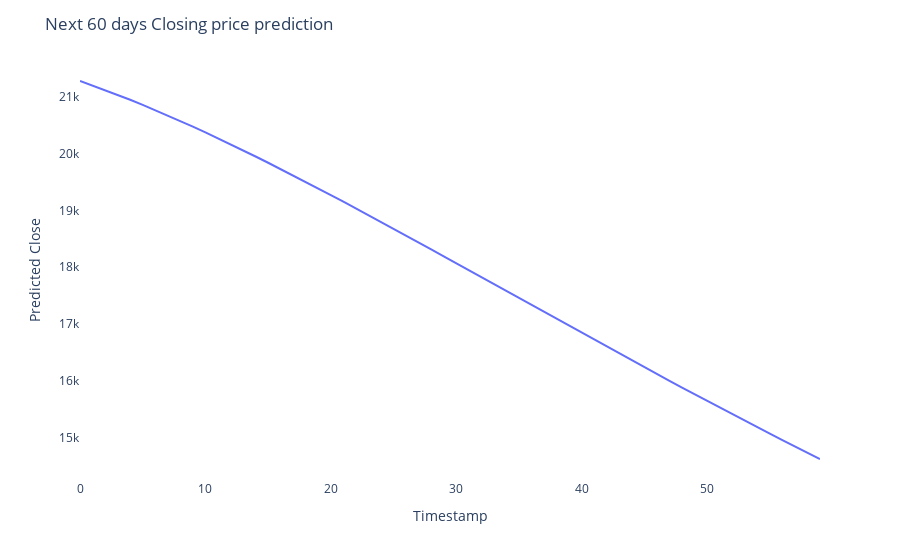

Notebook code cell kept with this figure:
### Markdown cell above
# We will predict 300 datas

### Code cell
time_step = projection_Hours
x_input=df_test[len(df_test)-time_step:].reshape(1,-1)
temp_input=list(x_input)
temp_input=temp_input[0].tolist()
lst_output=[]
n_steps=time_step
i=0
pred_days = 60
while(i<pred_days):
    if(len(temp_input)>time_step):
        x_input=np.array(temp_input[1:])
        #print("{} day input {}".format(i,x_input))
        x_input = x_input.reshape(1,-1)
        x_input = x_input.reshape((1, n_steps, 1))
        
        yhat = model.predict(x_input, verbose=0)
        #print("{} day output {}".format(i,yhat))
        temp_input.extend(yhat[0].tolist())
        temp_input=temp_input[1:]
        #print(temp_input)
       
        lst_output.extend(yhat.tolist())
        i=i+1
    else:
        x_input = x_input.reshape((1, n_steps,1))
        yhat = model.predict(x_input, verbose=0)
        temp_input.extend(yhat[0].tolist())
        lst_output.extend(yhat.tolist())
        i=i+1

temp_mat = np.empty(pred_days+1)
temp_mat[:] = np.nan
temp_mat = temp_mat.reshape(1,-1).tolist()[0]
next_predicted_days_value = temp_mat
next_predicted_days_value = scaler.inverse_transform(np.array(lst_output).reshape(-1,1)).reshape(1,-1).tolist()[0]
new_pred_plot = pd.DataFrame({
    'Predicted Close':next_predicted_days_value
})
names = cycle(['Predicted next 60 days close price'])
fig = px.line(new_pred_plot,x=new_pred_plot.index, y= new_pred_plot['Predicted Close'],
              labels={'value': 'Stock price','index': 'Timestamp'})
fig.update_layout(title_text='Next 60 days Closing price prediction',
                  plot_bgcolor='white',legend_title_text='Close Price')
fig.for_each_trace(lambda t:  t.update(name = next(names)))
fig.update_xaxes(showgrid=False)
fig.update_yaxes(showgrid=False)
fig.show()

### Figure 1 — Plotly figure (JSON) as saved in the notebook; plotly's stock layout.template omitted (floating-point values rounded to 4 significant figures)
{"data": [{"hovertemplate": "Timestamp=%{x}<br>Predicted Close=%{y}<extra></extra>", "legendgroup": "", "line": {"color": "#636efa", "dash": "solid"}, "marker": {"symbol": "circle"}, "mode": "lines", "name": "Predicted next 60 days close price", "orientation": "v", "showlegend": false, "type": "scatter", "x": [0, 1, 2, 3, 4, 5, 6, 7, 8, 9, 10, 11, 12, 13, 14, 15, 16, 17, 18, 19, 20, 21, 22, 23, 24, 25, 26, 27, 28, 29, 30, 31, 32, 33, 34, 35, 36, 37, 38, 39, 40, 41, 42, 43, 44, 45, 46, 47, 48, 49, 50, 51, 52, 53, 54, 55, 56, 57, 58, 59], "xaxis": "x", "y": [21280.0, 21200.0, 21120.0, 21040.0, 20950.0, 20860.0, 20770.0, 20670.0, 20580.0, 20480.0, 20380.0, 20270.0, 20170.0, 20060.0, 19950.0, 19840.0, 19730.0, 19620.0, 19500.0, 19390.0, 19270.0, 19150.0, 19040.0, 18920.0, 18800.0, 18680.0, 18560.0, 18440.0, 18310.0, 18190.0, 18070.0, 17950.0, 17820.0, 17700.0, 17580.0, 17450.0, 17330.0, 17210.0, 17090.0, 16960.0, 16840.0, 16720.0, 16600.0, 16480.0, 16360.0, 16240.0, 16120.0, 16000.0, 15880.0, 15760.0, 15640.0, 15530.0, 15410.0, 15290.0, 15180.0, 15070.0, 14950.0, 14840.0, 14730.0, 14620.0], "yaxis": "y"}], "layout": {"legend": {"title": {"text": "Close Price"}, "tracegroupgap": 0}, "margin": {"t": 60}, "plot_bgcolor": "white", "title": {"text": "Next 60 days Closing price prediction"}, "xaxis": {"anchor": "y", "domain": [0, 1], "showgrid": false, "title": {"text": "Timestamp"}}, "yaxis": {"anchor": "x", "domain": [0, 1], "showgrid": false, "title": {"text": "Predicted Close"}}}}
